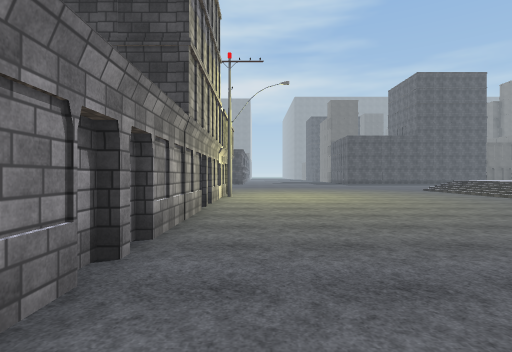
View 1 (above)

23 first-person views from a walk through a Unity game level. The camera is 1.5 m above the floor, looks level and sees 80° across. The floor is counted in squares, 2 m on a side. Each view is taken from the middle of a square. On the plan, view 1 faces up. The plan holds only what a view shows up to about 10 squares ahead; the rest is blank. The place goes on beyond the plan. The player character is not drawn. Some surface patterns are stand-ins.

View 2
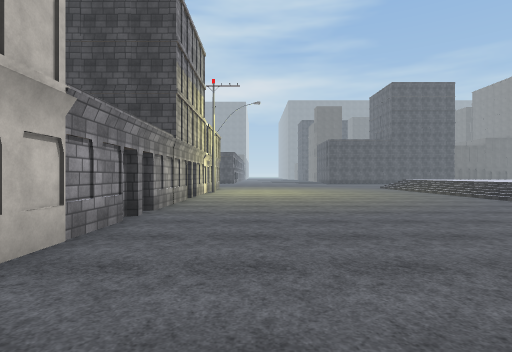

View 3
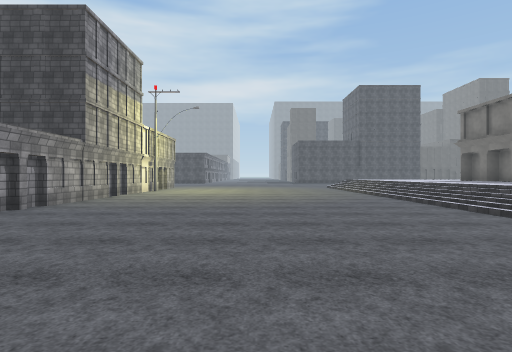

View 4
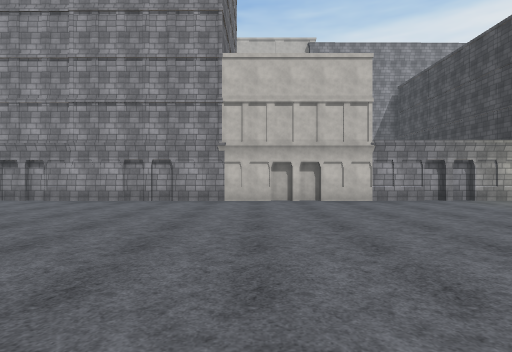

View 5
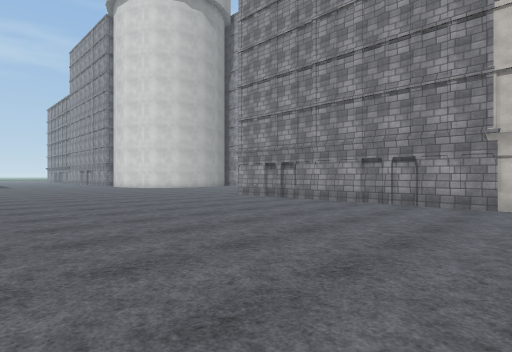

View 6
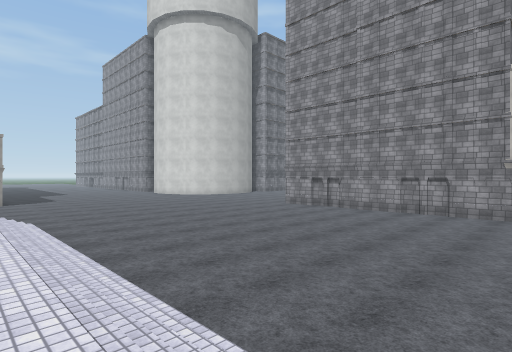

View 7
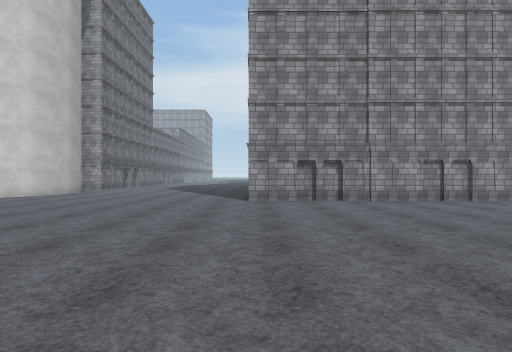

View 8
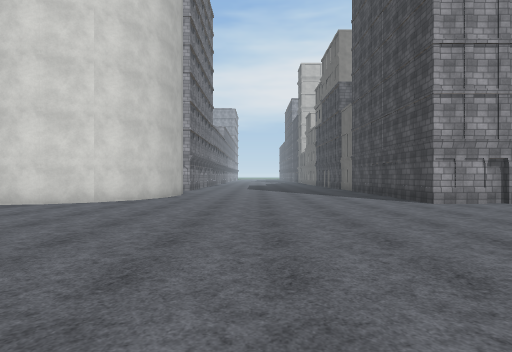

View 9
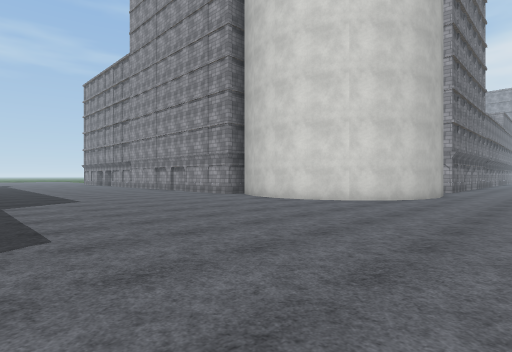

View 10
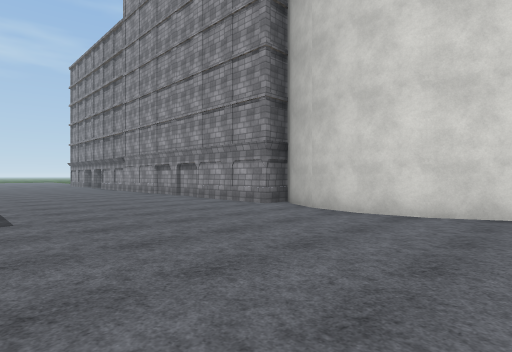

View 11
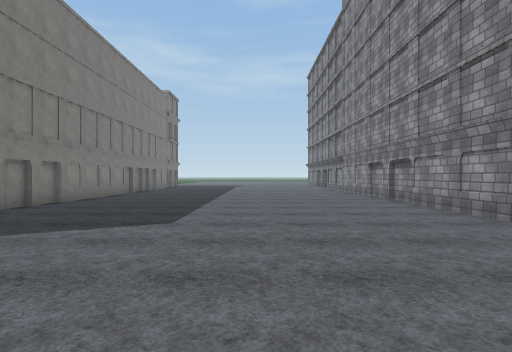

View 12
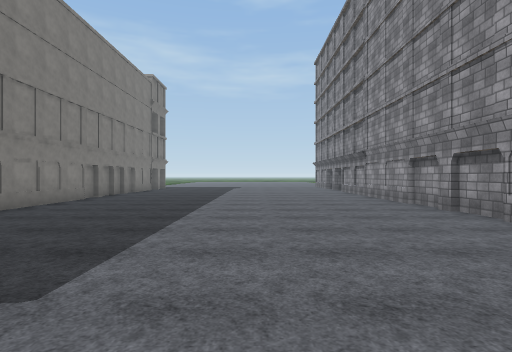

View 13
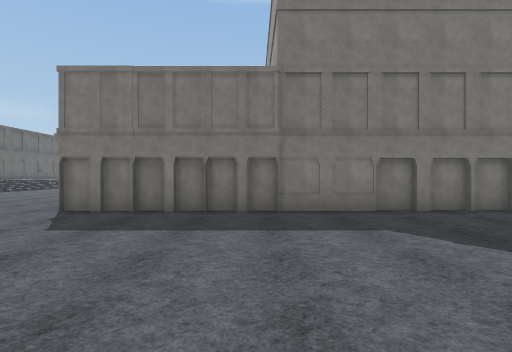

View 14
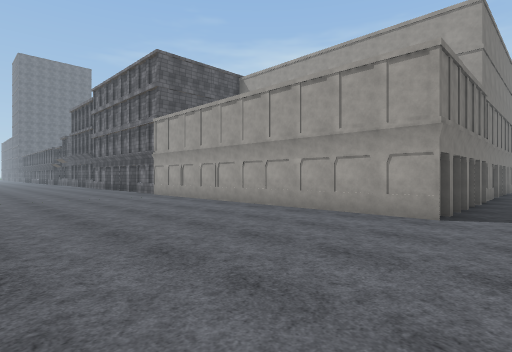

View 15
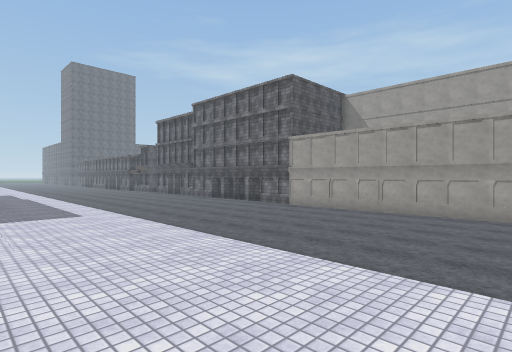

View 16
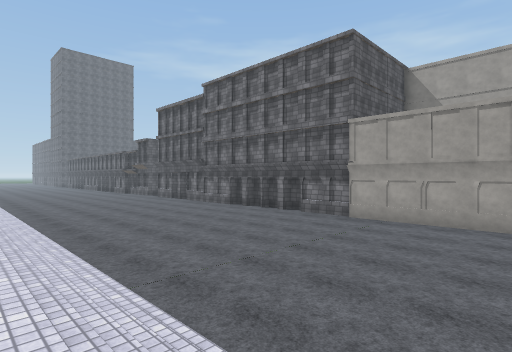

View 17
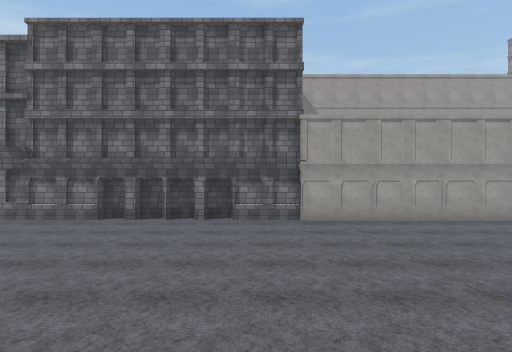

View 18
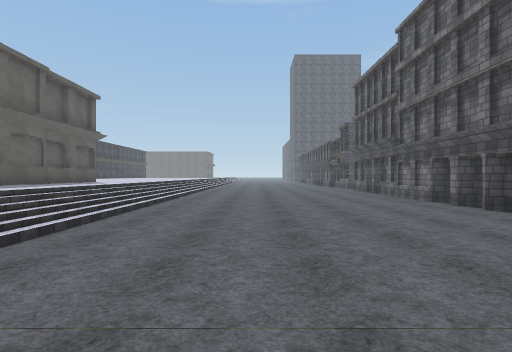

View 19
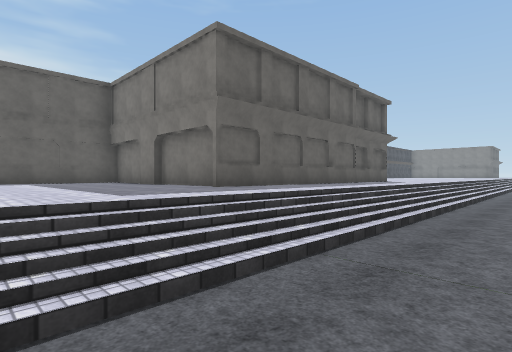

View 20
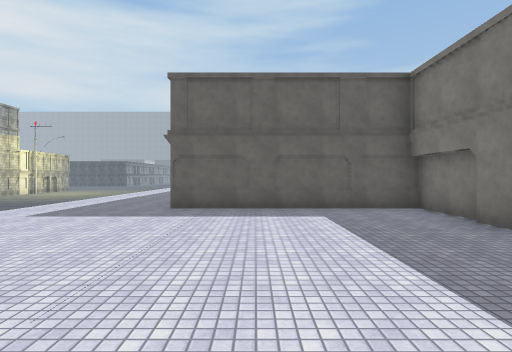

View 21
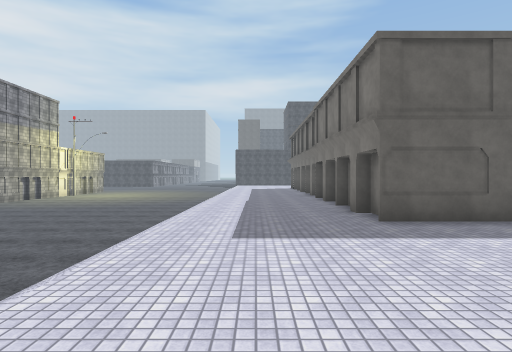

View 22
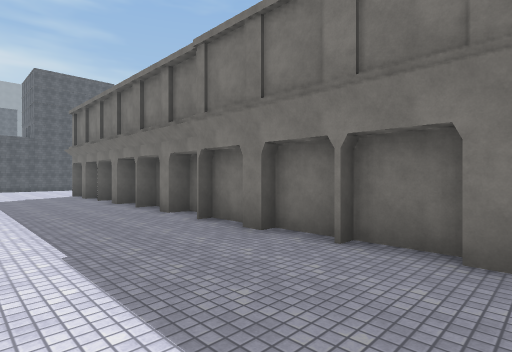

View 23
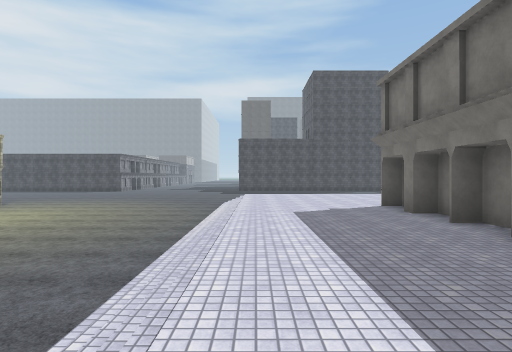

### Floor plan
Key: @ floor where view 1 was taken; # wall or solid block; . main floor; : floor 1 m higher than the main floor; / step, stairs or slope; B building.
Columns run from 5 left of view 1 to 26 right of it. Each row starts with its distance up from view 1.
 12        ......./:::::
 11        ......./:::::
 10    #........../:::BB
  9    #........../::::
  8    #........../:::##
  7    #........../:::##
  6    #........../:::##
  5    #........../::::#
  4    #........../:::BB
  3    #........../:::##
  2    #........../::::#
  1    #.......... :::B
  0    #.@........ :::#
 -1    #........../:::B
 -2    #........../::::
 -3     B........./:::##
 -4     #........./:::B######
 -5    ##........./:::::::::#
 -6    #........../:::::::::#
 -7    ##........./:::::::::#
 -8    ##........./:::::::::##
 -9    #........../:::::::::B##B##B#
-10    #........../::::::::::::::::
-11    #........../::::::::::::::::
-12   ##........../     ////////////
-13   ..............................
-14   ..............................
-15   ..............................
-16   ..............................
-17   ..............................
-18 ................................
-19 ................................
-20  #............B###B###B###.#.###
-21  ###..........##         ######
-22    #..........#
-23    ##.........#
-24     #.........B
-25    ##.........#
-26    #..........#
-27    ##.........#
-28     #.........#
-29     #.........#
-30    ##.........#
-31    #..........B
-32    #..........#
-33    #..........B
-34    ##.........#
-35     #.........#

Where each view was taken, in squares from view 1:
view 1: 0 up, 0 right, facing up
view 2: 3 down, 1 right, facing up
view 3: 4 down, 4 right, facing up
view 4: 3 down, 8 right, facing left
view 5: 3 down, 7 right, facing down-left
view 6: 3 down, 10 right, facing down-left
view 7: 12 down, 8 right, facing left
view 8: 17 down, 7 right, facing left
view 9: 17 down, 7 right, facing down-left
view 10: 21 down, 5 right, facing down-left
view 11: 22 down, 3 right, facing down
view 12: 25 down, 3 right, facing down
view 13: 24 down, 2 right, facing right
view 14: 14 down, 7 right, facing down-right
view 15: 9 down, 10 right, facing down-right
view 16: 11 down, 14 right, facing down-right
view 17: 11 down, 20 right, facing down
view 18: 15 down, 16 right, facing right
view 19: 14 down, 15 right, facing up-right
view 20: 11 down, 15 right, facing up
view 21: 9 down, 11 right, facing up
view 22: 3 down, 10 right, facing up-right
view 23: 2 up, 10 right, facing up
